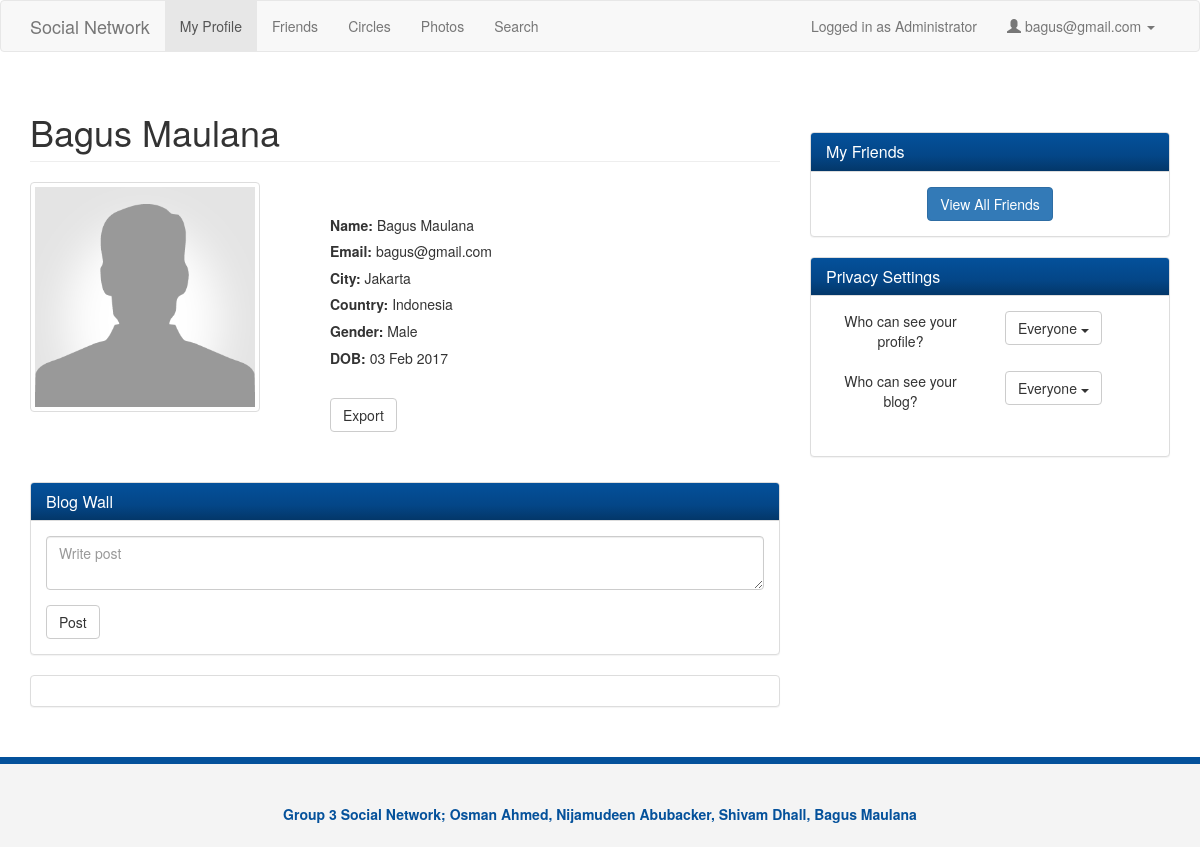
/profile.php (signed in), run on an earlier commit of the app's database.
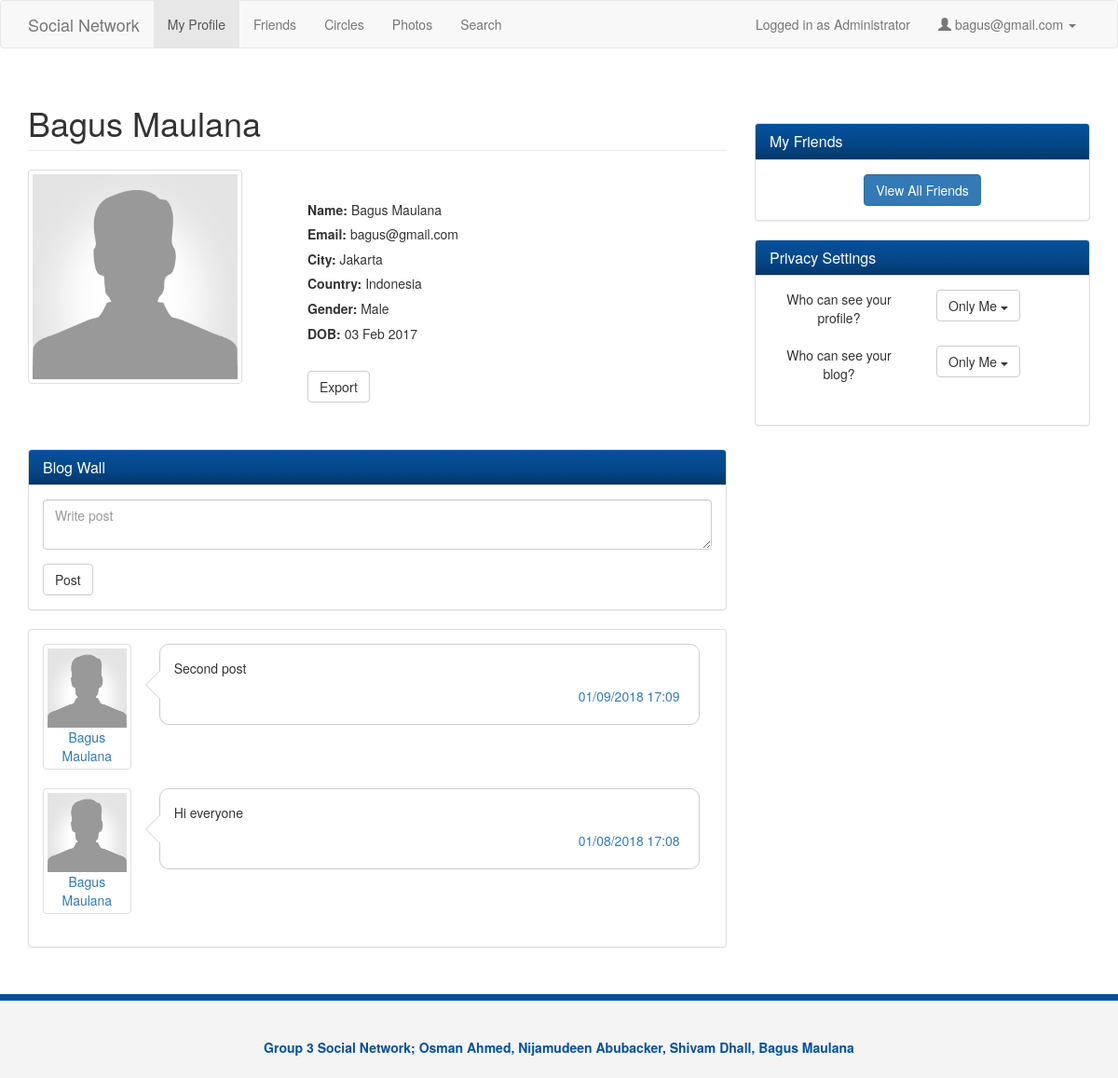
And on a later commit of the database.
### tables this page shows
CREATE TABLE IF NOT EXISTS `personalinfo` (
  `userID` int(11) NOT NULL,
  `firstName` varchar(240) NOT NULL,
  `surname` varchar(240) NOT NULL,
  `gender` varchar(240) NOT NULL,
  `birthday` date NOT NULL,
  `city` varchar(40) NOT NULL,
  `country` varchar(40) NOT NULL,
  UNIQUE KEY `userID_2` (`userID`),
  KEY `userID` (`userID`)
);

CREATE TABLE IF NOT EXISTS `users` (
  `userID` int(11) NOT NULL AUTO_INCREMENT,
  `email` varchar(240) NOT NULL,
  `password` varchar(240) NOT NULL,
  `securityQuestion` varchar(240) NOT NULL,
  `securityAnswer` varchar(240) NOT NULL,
  PRIMARY KEY (`userID`),
  UNIQUE KEY `userID` (`userID`),
  KEY `userID_2` (`userID`),
  KEY `userID_3` (`userID`),
  KEY `userID_4` (`userID`)
);

CREATE TABLE IF NOT EXISTS `securitysettings` (
  `userID` int(11) NOT NULL,
  `whoCanSeeBlog` tinyint(1) NOT NULL,
  `whoCanSeeProfile` tinyint(1) NOT NULL,
  `whoCanSendFriendRequests` tinyint(1) NOT NULL,
  `visibleName` tinyint(1) NOT NULL,
  `visiblePersonalInfo` tinyint(1) NOT NULL,
  UNIQUE KEY `userID` (`userID`)
);

CREATE TABLE IF NOT EXISTS `blogposts` (
  `postID` int(11) NOT NULL AUTO_INCREMENT,
  `userID` int(11) NOT NULL,
  `dateTime` varchar(240) NOT NULL,
  `blogPostBody` varchar(240) NOT NULL,
  PRIMARY KEY (`postID`),
  KEY `blogID` (`userID`),
  KEY `postID` (`postID`)
);

### check_admin.php (called while the page is built, shortened)
<?php
    $currentUser = $_SESSION['user'];
    $query_admin = "SELECT userID FROM admins WHERE admins.userID='$currentUser'";
    $res_admin = mysql_query($query_admin) or die(mysql_error());
    if(mysql_num_rows($res_admin) == 1) {
        $isAdmin = true;
    }

### profile.php (the view, shortened to what this page needs)
<?php
    $userId = $_SESSION['user'];
    $email = $_SESSION['email'];
    require_once 'check_admin.php';
    $query = "SELECT personalinfo.*, users.email FROM personalinfo, users WHERE personalinfo.userID='$userId' AND users.userID = '$userId'";
    $res=mysql_query($query) or die(mysql_error());
    $userRow=mysql_fetch_array($res);
    $fullName = $userRow['firstName']." ".$userRow['surname'];
?>
<!DOCTYPE html>
<html lang="en">
  <head>
    <link href="css/bootstrap.css" rel="stylesheet">
    <link href="css/style.css" rel="stylesheet">
    <link href="css/font-awesome.css" rel="stylesheet">
  </head>
  <body>
    <nav class="navbar navbar-default">
      <div class="container">
        <div class="navbar-header">
        <a class="navbar-brand" href="#">Social Network</a>
        </div>
        <div id="navbar" class="collapse navbar-collapse">
          <ul class="nav navbar-nav">
            <li class="active"><a href="profile.php">My Profile</a></li>
            <li><a href="friends.php">Friends</a></li>
            <li><a href="circles.php">Circles</a></li>
            <li><a href="photos.php">Photos</a></li>
            <li><a href="search.php">Search</a></li>
          </ul>
            <ul class="nav navbar-nav navbar-right">
                <?php
                if($isAdmin) {
                    echo "<li><p class=\"navbar-text\">Logged in as Administrator </p></li>";
                }
                ?>
                <li class="dropdown">
                  <a href="#" class="dropdown-toggle" data-toggle="dropdown" role="button" aria-haspopup="true" aria-expanded="false">
                  <span class="glyphicon glyphicon-user"></span>&nbsp;<?php echo $email; ?>&nbsp;<span class="caret"></span></a>
                </li>
            </ul>
        </div>
      </div>
    </nav>
    <section>
      <div class="container">
        <div class="row">
          <div class="col-md-8">
            <div class="profile">
              <h1 class="page-header"><?php echo $fullName;?></h1>
              <div class="row">
                <div class="col-md-4">
                  <img src="img/user.png" class="img-thumbnail" alt="">
                </div>
                <div class="col-md-8">
                  <ul>
                    <li><strong>Name: </strong><?php echo $fullName ;?></li>
                    <li><strong>Email: </strong><?php echo $userRow['email'];?></li>
                    <li><strong>City: </strong><?php echo $userRow['city'];?></li>
                    <li><strong>Country: </strong><?php echo $userRow['country'];?></li>
                    <li><strong>Gender: </strong><?php echo $userRow['gender'];?></li>
                    <li><strong>DOB: </strong><?php
                                    $myDateTime = DateTime::createFromFormat('Y-m-d', $userRow['birthday']);
                                    echo $myDateTime->format('d M Y'); ?></li>
                    <li>
                        <br>
                        <form method="POST" action='export.php'>
<button type="submit" name="export" class="btn btn-default">Export</button>
</form>
                    </li>
                  </ul>
                </div>
              </div><br><br>
              <div class="row">
                <div class="col-md-12">
                  <div class="panel panel-default">
                    <div class="panel-heading">
                      <h3 class="panel-title">Blog Wall</h3>
                    </div>
                    <div class="panel-body">
                        <form name="blogPostForm" action="functions.php" method="post" onsubmit="return validateInput()">
                          <div class="form-group">
                            <textarea name="post_blog" class="form-control" placeholder="Write post"></textarea>
                          </div>
                          <button type="submit" class="btn btn-default">Post</button>
                        </form>
                    </div>
                  </div>
                  <div class="panel panel-default post">
                    <div class="panel-body">
                    <?php
                        $query = "SELECT blogPostBody, dateTime FROM blogPosts WHERE userID =".$userId." ORDER BY dateTime DESC";
                        $sql = mysql_query($query);
                        while ($row = mysql_fetch_array($sql, MYSQL_NUM)) {
                            $postBody = $row[0];
                            $timeSent = $row[1];
                            $myDateTime = DateTime::createFromFormat('Y-m-d H:m:s', $timeSent);
                            $timeSent = $myDateTime->format('d/m/Y H:m');
                    ?>
                         <div class="row">
                           <div class="col-sm-2">
                             <a href="view_profile.php?action=view&id=<?php echo $userId?>" class="post-avatar thumbnail"><img src="img/user.png" alt=""><div class="text-center"><?php echo $fullName ?></div></a>
                           </div>
                           <div class="col-sm-10">
                             <div class="bubble">
                               <div class="pointer">
                                 <p><?php echo $postBody ?></p>
                               </div>
                               <p class="post-actions" style="text-align:right"><a href="#"><?php echo $timeSent ?></a></p>
                             </div>
                           </div>
                         </div>
                    <?php
                        }
                    ?>
                  </div>
                </div>
                </div>
              </div>
            </div>
          </div>
          <div class="col-md-4">
              <br><br><br>
            <div class="panel panel-default friends">
              <div class="panel-heading">
                <h3 class="panel-title">My Friends</h3>
              </div>
              <div class="panel-body">
                <div style="text-align:center">
                  <a  class="btn btn-primary" href="friends.php">View All Friends</a>
                </div>
              </div>
            </div>
              <div class="panel panel-default friends">
              <div class="panel-heading">
                <h3 class="panel-title">Privacy Settings</h3>
              </div>
              <?php
                  $res = mysql_query("SELECT * FROM securitysettings WHERE userID=".$_SESSION['user']);
                  $userRow = mysql_fetch_array($res);
                  $whoCanSeeBlogValue = $userRow['whoCanSeeBlog'];
                  $whoCanSeeProfileValue = $userRow['whoCanSeeProfile'];
                  $whoCanSeeOptions = array("Everyone", "Friends", "Only Me");
                  $whoCanSeeBlogText = $whoCanSeeOptions[$whoCanSeeBlogValue];
                  $whoCanSeeProfileText = $whoCanSeeOptions[$whoCanSeeProfileValue];
              ?>
              <div class="panel-body">
                <div style="text-align:center">
                    <div class="row member-row">
                        <div class="col-md-6">
                            <div>Who can see your profile?</div>
                        </div>
                        <div class="col-md-3">
                            <div class="dropdown">
                              <button class="btn btn-default dropdown-toggle" style="display:inline-block;" type="button" data-toggle="dropdown"><?php echo $whoCanSeeProfileText; ?>
                              <span class="caret"></span></button>
                            </div>
                        </div>
                    </div>
                    <br>
                    <div class="row member-row">
                        <div class="col-md-6">
                            <div>Who can see your blog?</div>
                        </div>
                        <div class="col-md-3">
                            <div class="dropdown">
                              <button class="btn btn-default dropdown-toggle" style="display:inline-block;" type="button" data-toggle="dropdown"><?php echo $whoCanSeeBlogText; ?>
                              <span class="caret"></span></button>
                            </div>
                        </div>
                    </div>
                </div>
              </div>
              <div class="panel-body">
              </div>
            </div>
            </div>
        </div>
      </div>
    </section>
    <footer>
      <div class="container">
        <p>Group 3 Social Network; Osman Ahmed, Nijamudeen Abubacker, Shivam Dhall, Bagus Maulana</p>
      </div>
    </footer>
  </body>
</html>

### css/style.css (style rules this page uses)
.panel-heading { background-image: linear-gradient(#04519b, #044687 60%, #033769); color: #fff !important; }
.bubble { position: relative; width: 580px; min-height: 65px; padding: 15px; background: #fff; border-radius: 10px; border: 1px solid #ccc; }
.bubble:after { content:''; position: absolute; border-style: solid; border-width: 15px 15px 15px 0; border-color: transparent #fff; display: block; width: 0; z-index: 1; margin-top: -15px; left:-15px; top: 50%; }
.bubble:before { content:''; position: absolute; border-style: solid; border-width: 15px 15px 15px 0; border-color: transparent #ccc; display: block; width: 0; z-index: 0; margin-top: -15px; left:-16px; top: 50%; }
.post-actions { margin:5px; }
.profile ul { margin-top: 30px; }
.profile li { list-style: none; line-height: 1.9em; }
footer { background: #f4f4f4; height: 90px; color: #04519b; font-weight: bold; text-align: center; padding-top: 40px; margin-top: 30px; border-top: 7px solid #04519b; }

What changed in the data, as far as the page shows it:
added blogposts: $fullName "Bagus Maulana", blogPostBody "Second post", dateTime "01/09/2018 17:09"
added blogposts: $fullName "Bagus Maulana", blogPostBody "Hi everyone", dateTime "01/08/2018 17:08"
changed securitysettings: whoCanSeeProfile "Everyone" → "Only Me"; whoCanSeeBlog "Everyone" → "Only Me"
